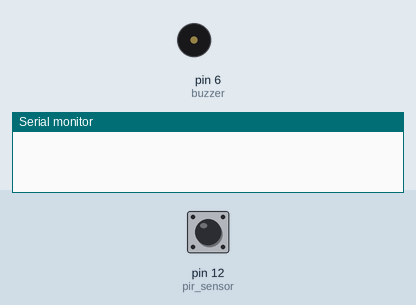
Recording of a sketch running on a simulated Arduino Uno, built with avr-gcc and run on an emulated ATmega328P. Shown: buzzer (waves = sounding), the last lines printed to the serial monitor. Inputs (shaded band) come from the test bench; at power-on: pin 12 (pir_sensor) LOW.

Above: at 1.2 s.
1.3 s: pin 12 (pir_sensor) driven HIGH
At 2.5 s:
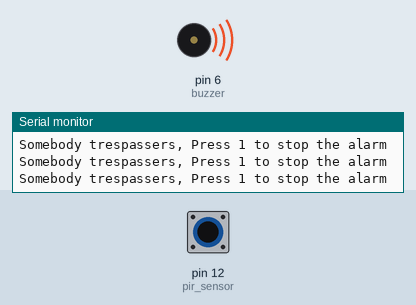
2.8 s: pin 12 (pir_sensor) driven LOW
At 4.0 s:
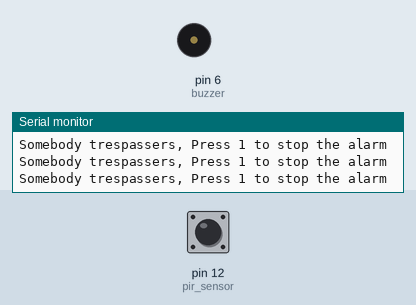
4.3 s: pin 12 (pir_sensor) driven HIGH
At 4.8 s:
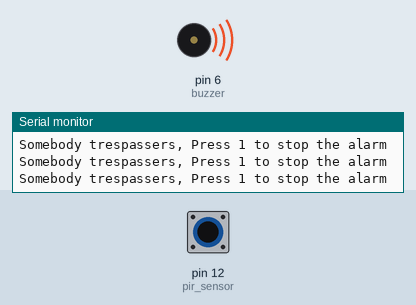
7.3 s: pin 12 (pir_sensor) pulsed LOW 2 times (0.12 s each, 0.3 s apart)
At 7.51 s:
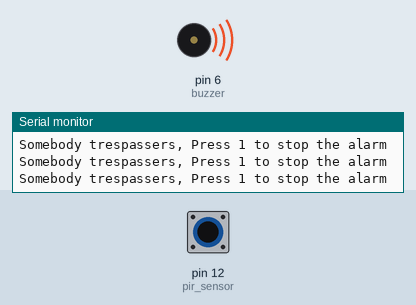
10.9 s: pin 12 (pir_sensor) pulsed LOW 5 times (0.12 s each, 0.3 s apart)
At 12.8 s:
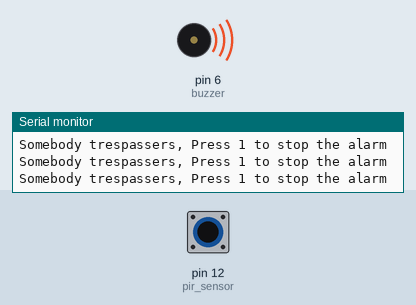
Timing chart, 0 to 14.3 s (numbered marks = the images above; inputs shaded):
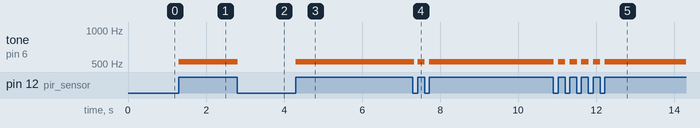

Measured:
- after the input at 1.3 s, tone on pin 6 (buzzer): silent → 523 Hz at once
- after the input at 2.8 s, tone on pin 6 (buzzer): 523 Hz → silent at once
- after the input at 4.3 s, tone on pin 6 (buzzer): silent → 523 Hz at once
- after the input at 7.3 s, tone on pin 6 (buzzer): alternates 523 Hz for 0.19 s and silent for 0.10 s, 4 changes in all, then stays 523 Hz, starting at once
- after the input at 10.9 s, tone on pin 6 (buzzer): alternates 523 Hz for 0.19 s and silent for 0.11 s, 10 changes in all, then stays 523 Hz, starting at once

The sketch:

Sketch.ino
```cpp
int sensor_input; //for getting input from the sensor
char ch; //to read input from the serial monitor
void setup()
{
  pinMode(6, OUTPUT); //buzzer
  pinMode(12, INPUT); //pir sensor
  Serial.begin(9600);
}

void loop()
{
  sensor_input=digitalRead(12); //reading sensor input
  if (sensor_input==1)
  {
    tone(6,523);
    Serial.println("Somebody trespassers, Press 1 to stop the alarm");
    if(Serial.available()) //checking buffer values
    {
      ch=Serial.read();
    if(ch=='1') //if the user wants to stop the alarm
    {
      noTone(6);
    }
    }
  }
  else
  {
    noTone(6);
  }


  // // play tone 60 (C5 = 523 Hz)
}
```
